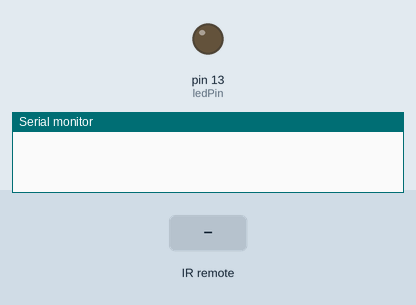
A sketch run on a simulated Arduino Uno, built with avr-gcc and run on an emulated ATmega328P. Parts: output pins drawn as LEDs (lit = HIGH), the last lines printed to the serial monitor. The test bench sets the inputs (shaded band).

Above: at 1.4 s.
1.5 s: infrared code 0xE318261B received
At 3.6 s:
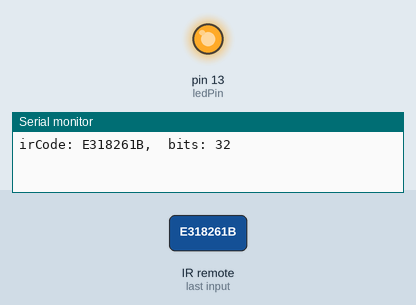
Timing chart, 0 to 5.1 s (numbered marks = the images above; inputs shaded):
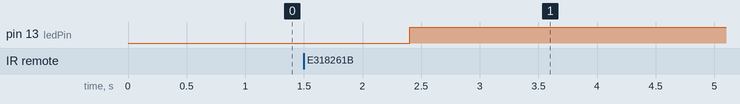

Measured:
- after the input at 1.5 s, pin 13 (ledPin): LOW → HIGH after 0.90 s

The sketch:

irReceive.ino
```cpp
/***********************************************
 * name:Infrared-Receiver
 * function:press the Power key of a remote control,
 * and both the LED attached and that connected to pin 13 on the SunFounder Uno board will light up.
 * Then press any other key, and the LEDs will go out.
 **********************************************/
//Email: support@sunfounder.com
//Website: www.sunfounder.com

#include <IRremote.h>

const int irReceiverPin =7; //the SIG of receiver module attach to pin7
const int ledPin = 13;//pin 13 built-in led

IRrecv irrecv(irReceiverPin); //Creates a variable of type IRrecv
decode_results results;

void setup()
{
  pinMode(ledPin,OUTPUT);//set ledpin as OUTPUT
  Serial.begin(9600);//initialize serial
  irrecv.enableIRIn();  //enable ir receiver module
}

void loop()
{
  if (irrecv.decode(&results)) //if the ir receiver module receiver data
  {
    Serial.print("irCode: ");  //print"irCode: "
    Serial.print(results.value, HEX); //print the value in hexdecimal
    Serial.print(",  bits: ");  //print" ,  bits: "
    Serial.println(results.bits); //print the bits
    irrecv.resume(); // Receive the next value
  }
  delay(600); //delay 600ms
  if(results.value == 0xE318261B)//if receiver module receive OxE318261B
  {
    digitalWrite(ledPin,HIGH);//turn on the led
  }
  else
  {
    digitalWrite(ledPin,LOW);//turn off the led
  }
}
```
